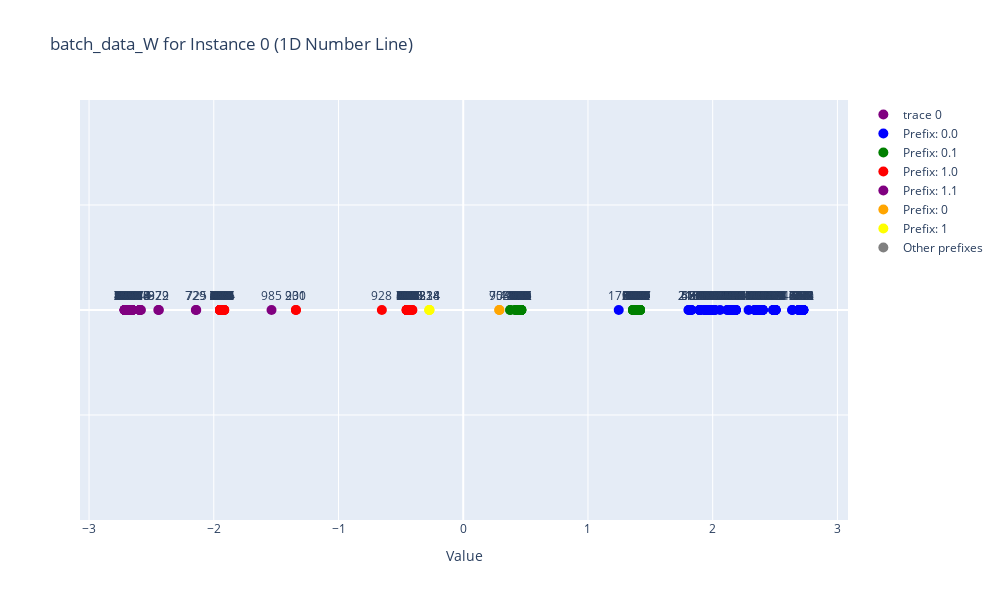

Notebook code cell kept with this figure:
### Code cell
# Plot batch_data_W for instance 0 as a 1D number line with tree index labels
import plotly.graph_objects as go
import numpy as np

i = 0
# Extract data for instance 0
instance_0_data = batch_data_W[:, i, 0].detach().cpu().numpy()
instance_0_indices = [tree.to_list()[i.item()] for i in indices[:, i]]

# Define color mapping for the four buckets and edge cases
color_map = {
    '0.0': 'blue',
    '0.1': 'green',
    '1.0': 'red',
    '1.1': 'purple',
    '0': 'orange',
    '1': 'yellow'
}

# Assign colors based on the label prefix
def get_color(label):
    if label in ['0', '1']:
        return color_map[label]
    return color_map.get(label[:3], 'gray')  # Use 'gray' for any unmatched prefixes

colors = [get_color(label) for label in instance_0_indices]

# Create the 1D number line plot
fig = go.Figure()
fig.add_trace(go.Scatter(
    x=instance_0_data,
    y=np.zeros_like(instance_0_data),
    mode='markers+text',
    marker=dict(
        size=10,
        color=colors,
        showscale=False
    ),
    text=[f"{idx}" for idx in range(len(instance_0_data))],
    textposition="top center",
    hovertext=[f"Index: {idx}<br>Label: {label}<br>Value: {value:.4f}" 
               for idx, (label, value) in enumerate(zip(instance_0_indices, instance_0_data))],
    hoverinfo='text'
))

fig.update_layout(
    title="batch_data_W for Instance 0 (1D Number Line)",
    xaxis_title="Value",
    yaxis_title="",
    yaxis_showticklabels=False,
    height=600,
    width=1000
)

# Add a legend for the color buckets
for prefix, color in color_map.items():
    fig.add_trace(go.Scatter(
        x=[None], y=[None],
        mode='markers',
        marker=dict(size=10, color=color),
        showlegend=True,
        name=f'Prefix: {prefix}'
    ))

# Add legend entry for unmatched prefixes
fig.add_trace(go.Scatter(
    x=[None], y=[None],
    mode='markers',
    marker=dict(size=10, color='gray'),
    showlegend=True,
    name='Other prefixes'
))

fig.show()

### Figure 1 — Plotly figure (JSON) as saved in the notebook; plotly's stock layout.template omitted (floating-point values rounded to 4 significant figures; data arrays with more than 128 entries replaced by an {"elided": "..."} marker saying what was removed)
{"data": [{"hoverinfo": "text", "hovertext": {"elided": "1000 str values"}, "marker": {"color": {"elided": "1000 str values"}, "showscale": false, "size": 10}, "mode": "markers+text", "text": {"elided": "1000 str values"}, "textposition": "top center", "type": "scatter", "x": {"elided": "1000 float values"}, "y": {"elided": "1000 int values"}}, {"marker": {"color": "blue", "size": 10}, "mode": "markers", "name": "Prefix: 0.0", "showlegend": true, "type": "scatter", "x": [null], "y": [null]}, {"marker": {"color": "green", "size": 10}, "mode": "markers", "name": "Prefix: 0.1", "showlegend": true, "type": "scatter", "x": [null], "y": [null]}, {"marker": {"color": "red", "size": 10}, "mode": "markers", "name": "Prefix: 1.0", "showlegend": true, "type": "scatter", "x": [null], "y": [null]}, {"marker": {"color": "purple", "size": 10}, "mode": "markers", "name": "Prefix: 1.1", "showlegend": true, "type": "scatter", "x": [null], "y": [null]}, {"marker": {"color": "orange", "size": 10}, "mode": "markers", "name": "Prefix: 0", "showlegend": true, "type": "scatter", "x": [null], "y": [null]}, {"marker": {"color": "yellow", "size": 10}, "mode": "markers", "name": "Prefix: 1", "showlegend": true, "type": "scatter", "x": [null], "y": [null]}, {"marker": {"color": "gray", "size": 10}, "mode": "markers", "name": "Other prefixes", "showlegend": true, "type": "scatter", "x": [null], "y": [null]}], "layout": {"height": 600, "title": {"text": "batch_data_W for Instance 0 (1D Number Line)"}, "width": 1000, "xaxis": {"title": {"text": "Value"}}, "yaxis": {"showticklabels": false, "title": {"text": ""}}}}
